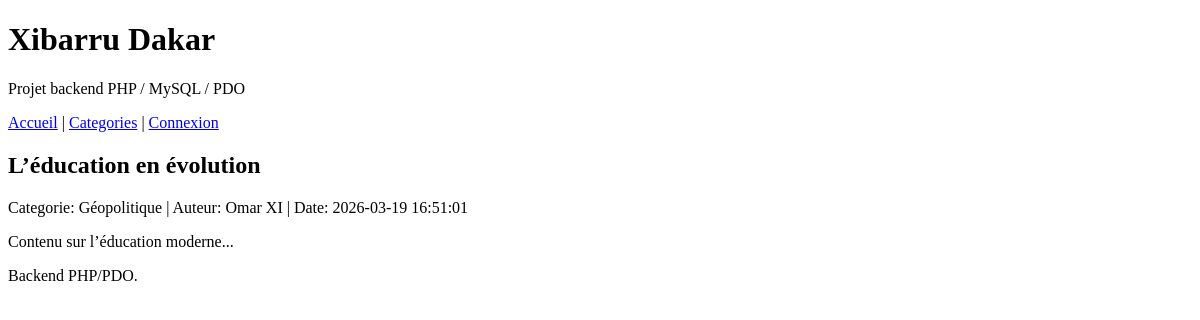
The page /articles/voir.php?id=4 on the database as committed earlier.
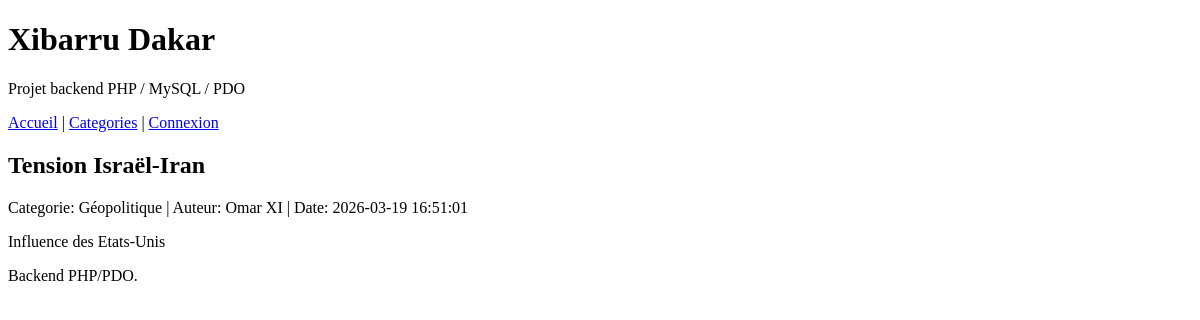
The same page on the database as committed later.
### tables this page shows
CREATE TABLE articles (
    id INT AUTO_INCREMENT PRIMARY KEY,
    titre VARCHAR(255) NOT NULL,
    description_courte TEXT NOT NULL,
    contenu LONGTEXT NOT NULL,
    categorie_id INT NOT NULL,
    auteur_id INT NOT NULL,
    date_publication DATETIME NOT NULL DEFAULT CURRENT_TIMESTAMP,
    FOREIGN KEY (categorie_id) REFERENCES categories(id) ON DELETE RESTRICT,
    FOREIGN KEY (auteur_id) REFERENCES utilisateurs(id) ON DELETE RESTRICT
);

CREATE TABLE categories (
    id INT AUTO_INCREMENT PRIMARY KEY,
    nom VARCHAR(100) NOT NULL UNIQUE
);

CREATE TABLE utilisateurs (
    id INT AUTO_INCREMENT PRIMARY KEY,
    prenom VARCHAR(100) NOT NULL,
    nom VARCHAR(100) NOT NULL,
    login VARCHAR(100) NOT NULL UNIQUE,
    mot_de_passe VARCHAR(255) NOT NULL,
    role ENUM('editeur','administrateur') NOT NULL
);

### includes/functions.php (called while the page is built, shortened)
<?php
function e(?string $value): string
{
    return htmlspecialchars((string) $value, ENT_QUOTES, 'UTF-8');
}
function url(string $path): string
{
    return APP_BASE_PATH . $path;
}
function currentUser(): ?array
{
    return $_SESSION['user'] ?? null;
}
function isLoggedIn(): bool
{
    return currentUser() !== null;
}

### articles/voir.php (the view, shortened to what this page needs)
<?php
$pdo = getPDO();
$id = filter_input(INPUT_GET, 'id', FILTER_VALIDATE_INT);
$stmt = $pdo->prepare(
    'SELECT a.*, c.nom AS categorie, u.prenom, u.nom
     FROM articles a
     INNER JOIN categories c ON c.id = a.categorie_id
     INNER JOIN utilisateurs u ON u.id = a.auteur_id
     WHERE a.id = :id'
);
$stmt->execute(['id' => $id]);
$article = $stmt->fetch();
require __DIR__ . '/../entete.php';
?>
<article>
    <h2><?= e($article['titre']) ?></h2>
    <p>
        Categorie: <?= e($article['categorie']) ?> |
        Auteur: <?= e($article['prenom'] . ' ' . $article['nom']) ?> |
        Date: <?= e($article['date_publication']) ?>
    </p>
    <p><?= nl2br(e($article['contenu'])) ?></p>
</article>
<?php require __DIR__ . '/../includes/footer.php'; ?>

### entete.php (shortened to what this page needs)
<!DOCTYPE html>
<html lang="fr">
<head>
</head>
<body>
<header>
    <div>
        <h1><?= e(APP_NAME) ?></h1>
        <p>Projet backend PHP / MySQL / PDO</p>
    </div>
</header>
<?php require __DIR__ . '/menu.php'; ?>
<main>
    <div>

### menu.php (shortened to what this page needs)
<nav>
    <div>
        <a href="<?= e(url('/accueil.php')) ?>">Accueil</a>
        |
        <a href="<?= e(url('/categories/index.php')) ?>">Categories</a>
        <?php if (isLoggedIn()): ?>
            |
            <span>
                Connecte: <?= e(currentUser()['prenom'] . ' ' . currentUser()['nom']) ?> (<?= e(currentUser()['role']) ?>)
            </span>
            |
            <a href="<?= e(url('/deconnexion.php')) ?>">Deconnexion</a>
        <?php else: ?>
            |
            <a href="<?= e(url('/connexion.php')) ?>">Connexion</a>
        <?php endif; ?>
    </div>
</nav>

### includes/footer.php (shortened to what this page needs)
    </div>
</main>
<footer>
    <div>
        Backend PHP/PDO.
    </div>
</footer>
</body>
</html>

Rows that differ between the two databases and show on the page:
changed articles "Géopolitique": titre "L’éducation en évolution" → "Tension Israël-Iran"; contenu "Contenu sur l’éducation moderne..." → "Influence des Etats-Unis"
